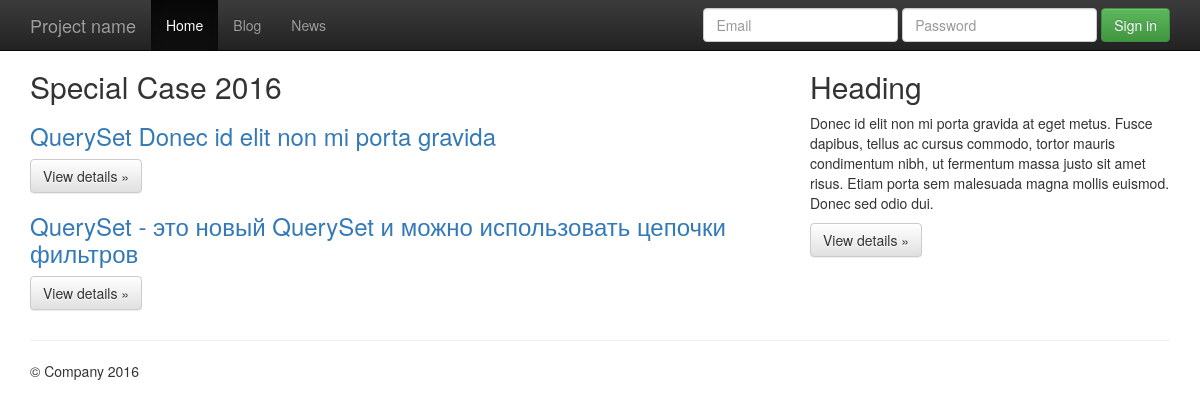
/blog/latest/, run on the app's committed database.
### blog/models.py (models this page shows, shortened)
@python_2_unicode_compatible
class Article(models.Model):
    ARTICLE_STATUS = (
        ('D', 'Not Reviewed'),
        ('P', 'Published'),
        ('E', 'Expired'),
    )
    title = models.CharField(max_length=100, unique=True)
    slug = models.SlugField(max_length=100, unique=True, verbose_name='slug')
    status = models.IntegerField(default=0)
    content = models.TextField()
    status = models.CharField(max_length=1, choices=ARTICLE_STATUS, default='D')
    category = models.ForeignKey(Category, verbose_name="the related category")
    tags = models.ManyToManyField(Tag, verbose_name="the related tags", related_name="keyword_set", blank=True)
    views = models.IntegerField(default=0)
    publish_date = models.DateTimeField(auto_now=True, editable=False, help_text="Please use the following format: <em>YYYY-MM-DD</em>.")
    created_date = models.DateTimeField(auto_now_add=True, editable=False)
    def was_published_recently(self):
        return self.publish_date >= timezone.now() - datetime.timedelta(days=1)
    was_published_recently.admin_order_field = 'publish_date'
    was_published_recently.boolean = True
    was_published_recently.short_description = 'Published recently?'

### blog/views.py (the view)
def latest(request):
    items = Article.objects.filter(title__startswith='QuerySet').filter(publish_date__gte=datetime.date(2015, 1, 1))
    return render(request, "blog/special_case_2016.html", {'items':items})

### templates/blog/special_case_2016.html (shortened to what this page needs)
{% extends "base.html" %}
{% block content %}
      <div class="row">
        <div class="col-md-8">
          <h2>Special Case 2016</h2>
              {% if items %}
                {% for item in items %}
                  <h3><a href ="{% url 'blog:detail' item.id %}">{{ item.title }}</a></h3>
                    <p><a class="btn btn-default" href="{% url 'blog:detail' item.id %}" role="button">View details &raquo;</a></p>
                {% endfor %}
              {% else %}
                <li>Sorry, no items in this list.</li>
              {% endif %}
        </div>
        <div class="col-md-4">
          <h2>Heading</h2>
          <p>Donec id elit non mi porta gravida at eget metus. Fusce dapibus, tellus ac cursus commodo, tortor mauris condimentum nibh, ut fermentum massa justo sit amet risus. Etiam porta sem malesuada magna mollis euismod. Donec sed odio dui. </p>
          <p><a class="btn btn-default" href="#" role="button">View details &raquo;</a></p>
       </div>
      </div>
{% endblock content %}

### templates/includes/header.html (style rules this page uses)
body { padding-top: 50px; padding-bottom: 20px; }

### data on the page
Article: title "QuerySet Donec id elit non mi porta gravida"
Article: title "QuerySet - это новый QuerySet и можно использовать цепочки фильтров"
